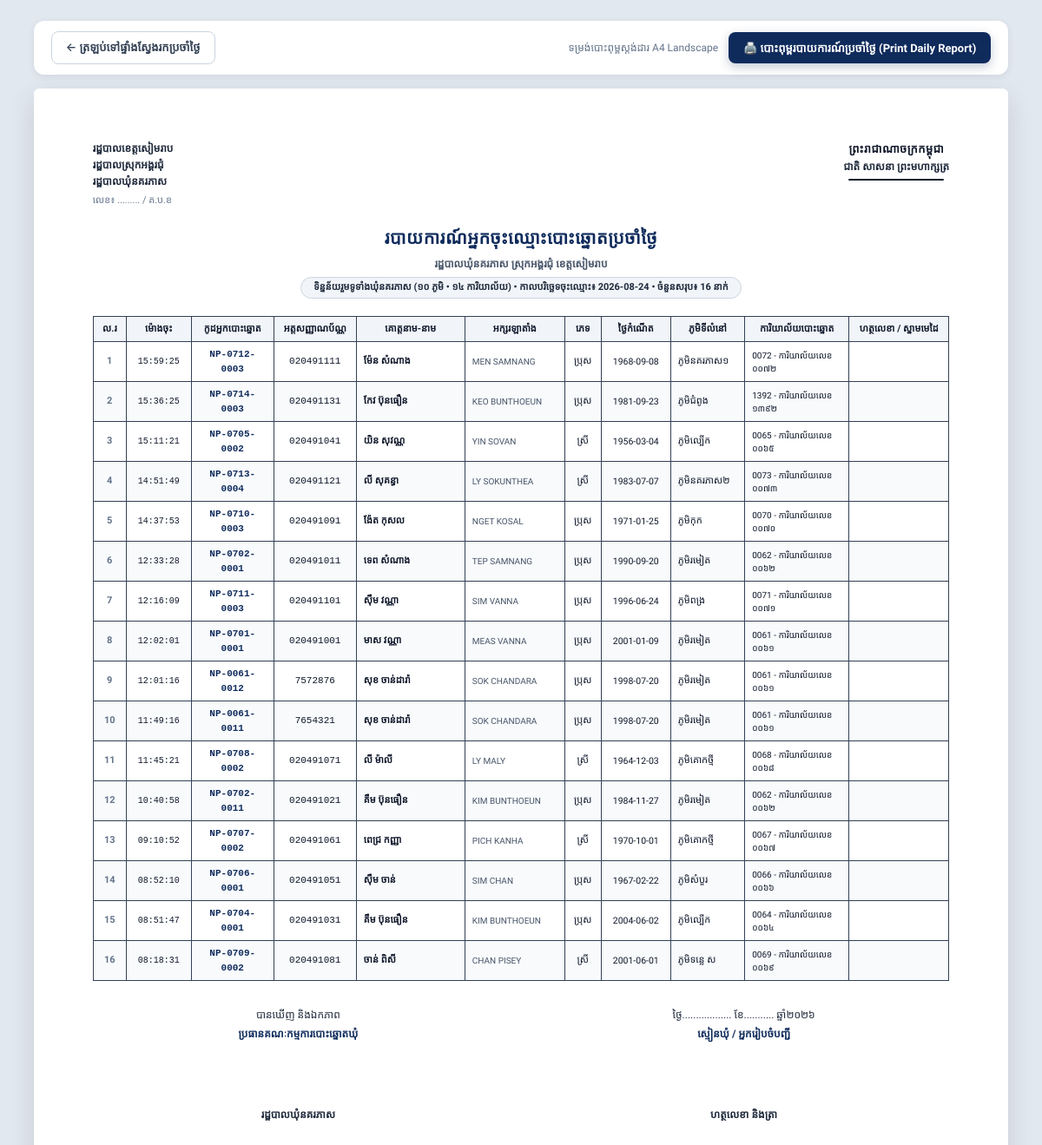
/reports/daily/print?date=2026-08-24 (signed in), run on an earlier commit of the app's database.
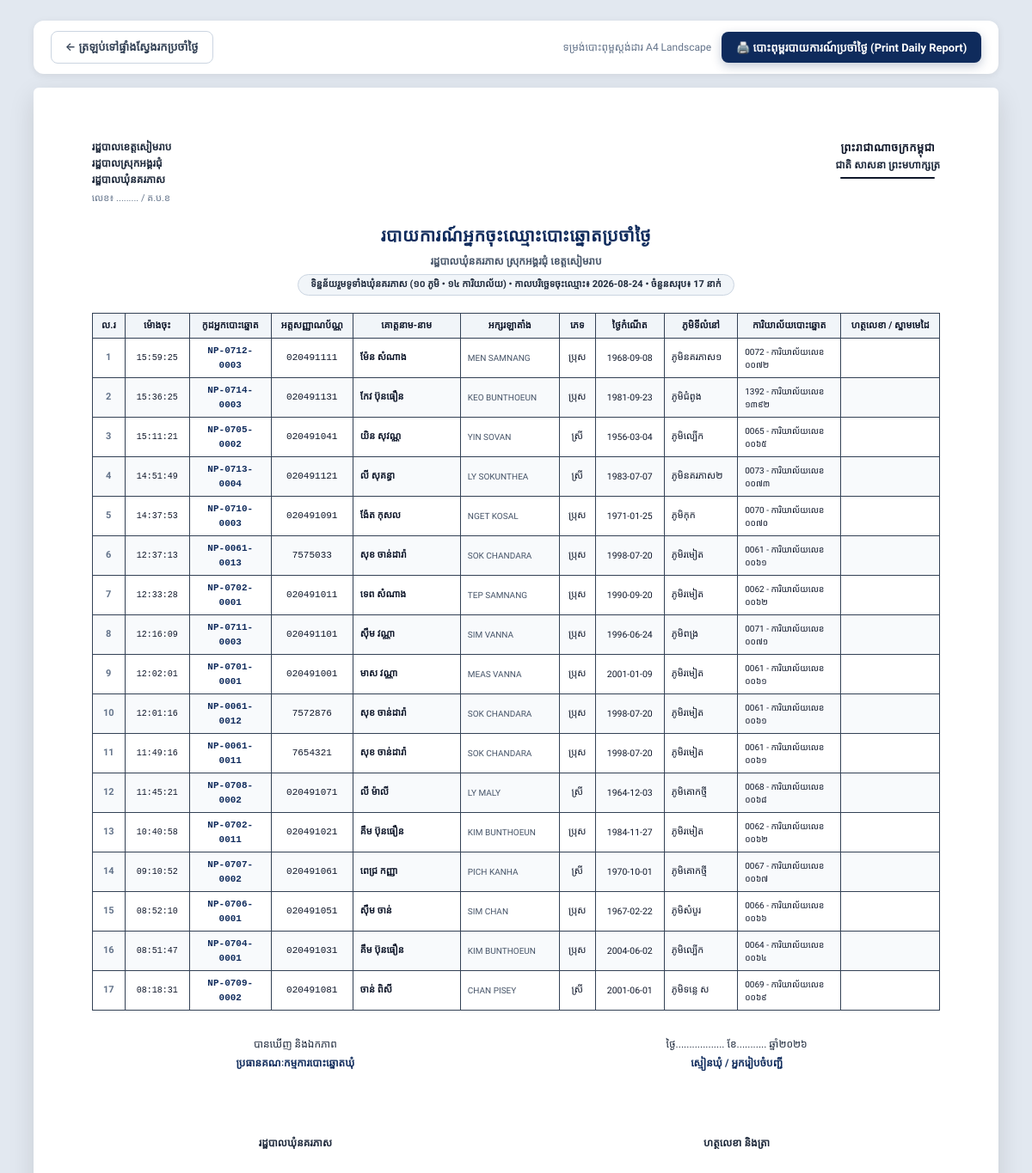
And on a later commit of the database.
### app/models.py (models this page shows, shortened)
class Voter(Base):
    __tablename__ = "voters"
    id = Column(Integer, primary_key=True, index=True)
    voter_code = Column(String(50), unique=True, index=True, nullable=False) # e.g. NP-0701-0001
    list_no = Column(Integer, nullable=False)                                # 1, 2, 3 in station
    national_id = Column(String(50), unique=True, index=True, nullable=False) # 9 or 10 digit Khmer ID card
    name_kh = Column(String(100), nullable=False)                            # ឈ្មោះខ្មែរ (e.g. ស៊ឹម ចាន់ថន)
    name_en = Column(String(100), nullable=False)                            # ឈ្មោះឡាតាំង (e.g. SIM CHANTHORN)
    gender = Column(String(20), nullable=False)                              # ប្រុស / ស្រី
    dob = Column(String(50), nullable=False)                                 # 1990-04-15 or 1990
    address = Column(String(255), nullable=True)                             # ក្រុមទី...
    village_id = Column(Integer, ForeignKey("villages.id"), nullable=False)
    station_id = Column(Integer, ForeignKey("polling_stations.id"), nullable=False)
    status = Column(String(30), default="active")                            # active, moved, deceased, suspended
    photo_url = Column(String(255), nullable=True)                          # Profile photo path
    has_voted = Column(Boolean, default=False)
    voted_at = Column(DateTime, nullable=True)
    voted_by_user_id = Column(Integer, ForeignKey("users.id"), nullable=True)
    notes = Column(Text, nullable=True)
    created_at = Column(DateTime, default=datetime.datetime.utcnow)
    updated_at = Column(DateTime, default=datetime.datetime.utcnow, onupdate=datetime.datetime.utcnow)
    village = relationship("Village", back_populates="voters")
    station = relationship("PollingStation", back_populates="voters")
    voted_by_user = relationship("User", foreign_keys=[voted_by_user_id])

class Village(Base):
    __tablename__ = "villages"
    id = Column(Integer, primary_key=True, index=True)
    code = Column(String(20), unique=True, index=True, nullable=False) # e.g. V01 to V10
    name_kh = Column(String(100), nullable=False)                     # e.g. ភូមិរមៀត
    name_en = Column(String(100), nullable=False)                     # e.g. Romiet Village
    chief_name = Column(String(100), nullable=True)                  # e.g. លោក ឈុន វុទ្ធី
    chief_phone = Column(String(50), nullable=True)                  # e.g. 012 345 678
    total_households = Column(Integer, default=0)
    created_at = Column(DateTime, default=datetime.datetime.utcnow)
    stations = relationship("PollingStation", back_populates="village")
    voters = relationship("Voter", back_populates="village")
    users = relationship("User", back_populates="village")

class PollingStation(Base):
    __tablename__ = "polling_stations"
    id = Column(Integer, primary_key=True, index=True)
    code = Column(String(20), unique=True, index=True, nullable=False) # e.g. 0701 to 0714
    name = Column(String(150), nullable=False)                         # e.g. ការិយាល័យលេខ ០៧០១
    location = Column(String(200), nullable=False)                     # e.g. សាលាបឋមសិក្សារមៀត (បន្ទប់ទី១)
    capacity = Column(Integer, default=600)                            # Maximum capacity
    village_id = Column(Integer, ForeignKey("villages.id"), nullable=True)
    officer_name = Column(String(100), nullable=True)                  # Head of polling station
    officer_phone = Column(String(50), nullable=True)
    created_at = Column(DateTime, default=datetime.datetime.utcnow)
    village = relationship("Village", back_populates="stations")
    voters = relationship("Voter", back_populates="station")
    users = relationship("User", back_populates="station")

### app/routes/report_routes.py (the view)
@router.get("/reports/daily/print", response_class=HTMLResponse)
def print_daily_registrations(
    request: Request,
    date: str = Query(..., description="Date YYYY-MM-DD"),
    village_id: str = Query("", description="Village ID"),
    station_id: str = Query("", description="Station ID"),
    db: Session = Depends(get_db)
):
    current_user = get_current_user_optional(request, db)
    if not current_user:
        return RedirectResponse(url="/login", status_code=302)
    query = db.query(Voter).filter(func.date(Voter.created_at) == date)
    village = None
    station = None
    if village_id and village_id.isdigit():
        village = db.query(Village).filter(Village.id == int(village_id)).first()
        if village:
            query = query.filter(Voter.village_id == int(village_id))
    if station_id and station_id.isdigit():
        station = db.query(PollingStation).filter(PollingStation.id == int(station_id)).first()
        if station:
            query = query.filter(Voter.station_id == int(station_id))
    voters = query.order_by(Voter.created_at.desc(), Voter.list_no.asc()).all()
    return templates.TemplateResponse(request=request, name="reports/daily_print.html", context={
        "current_user": current_user,
        "selected_date": date,
        "voters": voters,
        "village": village,
        "station": station,
        "now": datetime.datetime.now()
    })

### app/templates/reports/daily_print.html (shortened to what this page needs)
<!DOCTYPE html>
<html lang="km">
<head>
    <link rel="stylesheet" href="/static/css/style.css?v=4.0">
    <link rel="stylesheet" href="/static/css/print.css?v=4.0" media="print">
</head>
<body>
    <div class="print-toolbar">
        <a href="/reports/daily?date={{ selected_date }}" class="btn btn-outline">
            ← ត្រឡប់ទៅផ្ទាំងស្វែងរកប្រចាំថ្ងៃ
        </a>
        <div style="display: flex; align-items: center; gap: 12px;">
            <span style="font-size: 12px; color: #64748b;">ទម្រង់បោះពុម្ពស្តង់ដារ A4 Landscape</span>
            <button onclick="window.print()" class="btn btn-primary">
                🖨️ បោះពុម្ពរបាយការណ៍ប្រចាំថ្ងៃ (Print Daily Report)
            </button>
        </div>
    </div>
    <div class="sheet">
        <div class="doc-header">
            <div class="doc-header-left">
                <div>រដ្ឋបាលខេត្តសៀមរាប</div>
                <div>រដ្ឋបាលស្រុកអង្គរជុំ</div>
                <div>រដ្ឋបាលឃុំនគរភាស</div>
                <div style="font-size: 11px; font-weight: normal; color: #64748b; margin-top: 2px;">លេខ៖ ......... / គ.ប.ខ</div>
            </div>
            <div class="doc-header-right">
                <h3>ព្រះរាជាណាចក្រកម្ពុជា</h3>
                <p>ជាតិ សាសនា ព្រះមហាក្សត្រ</p>
                <div class="header-decor"></div>
            </div>
        </div>
        <div class="doc-title-block">
            <h1 class="doc-title">របាយការណ៍អ្នកចុះឈ្មោះបោះឆ្នោតប្រចាំថ្ងៃ</h1>
            <p class="doc-subtitle">
                រដ្ឋបាលឃុំនគរភាស ស្រុកអង្គរជុំ ខេត្តសៀមរាប
            </p>
            <div class="doc-badge-info">
                {% if station %}
                    {{ station.name }} (កូដ៖ {{ station.code }})
                {% elif village %}
                    ភូមិ {{ village.name_kh }} (កូដ៖ {{ village.code }})
                {% else %}
                    ទិន្នន័យរួមទូទាំងឃុំនគរភាស (១០ ភូមិ • ១៤ ការិយាល័យ)
                {% endif %}
                • <strong>កាលបរិច្ឆេទចុះឈ្មោះ៖ {{ selected_date }}</strong> • ចំនួនសរុប៖ <strong>{{ voters|length }} នាក់</strong>
            </div>
        </div>
        <table class="official-table">
            <thead>
                <tr>
                    <th style="width: 38px;">ល.រ</th>
                    <th style="width: 75px;">ម៉ោងចុះ</th>
                    <th style="width: 95px;">កូដអ្នកបោះឆ្នោត</th>
                    <th style="width: 95px;">អត្តសញ្ញាណប័ណ្ណ</th>
                    <th style="width: 125px;">គោត្តនាម-នាម</th>
                    <th style="width: 115px;">អក្សរឡាតាំង</th>
                    <th style="width: 42px;">ភេទ</th>
                    <th style="width: 80px;">ថ្ងៃកំណើត</th>
                    <th>ភូមិទីលំនៅ</th>
                    <th style="width: 120px;">ការិយាល័យបោះឆ្នោត</th>
                    <th style="width: 115px;">ហត្ថលេខា / ស្នាមមេដៃ</th>
                </tr>
            </thead>
            <tbody>
                {% if voters %}
                    {% for v in voters %}
                    <tr>
                        <td style="text-align: center; font-weight: bold; color: #64748b;">{{ loop.index }}</td>
                        <td style="font-family: monospace; text-align: center; font-size: 10px;">{{ v.created_at.strftime('%H:%M:%S') if v.created_at else '' }}</td>
                        <td style="font-family: monospace; font-weight: bold; text-align: center; color: #0f2b5c;">{{ v.voter_code }}</td>
                        <td style="font-family: monospace; text-align: center;">{{ v.national_id }}</td>
                        <td style="font-weight: bold; color: #0f172a;">{{ v.name_kh }}</td>
                        <td style="text-transform: uppercase; font-size: 10px; color: #475569;">{{ v.name_en }}</td>
                        <td style="text-align: center;">{{ v.gender }}</td>
                        <td style="text-align: center; font-size: 10.5px;">{{ v.dob }}</td>
                        <td>{{ v.village.name_kh if v.village else '' }}</td>
                        <td style="font-size: 10px;">{{ v.station.code if v.station else '' }} - {{ v.station.name if v.station else '' }}</td>
                        <td></td>
                    </tr>
                    {% endfor %}
                {% else %}
                    <tr>
                        <td colspan="11" style="text-align: center; padding: 25px; color: #64748b;">
                            មិនមានទិន្នន័យអ្នកចុះឈ្មោះក្នុងថ្ងៃទី {{ selected_date }} នេះឡើយ
                        </td>
                    </tr>
                {% endif %}
            </tbody>
        </table>
        <div class="signature-grid">
            <div class="signature-box">
                <p>បានឃើញ និងឯកភាព</p>
                <p class="signature-title">ប្រធានគណៈកម្មការបោះឆ្នោតឃុំ</p>
                <div class="signature-space"></div>
                <p style="font-weight: bold;">រដ្ឋបាលឃុំនគរភាស</p>
            </div>
            <div class="signature-box">
                <p>ថ្ងៃ.................. ខែ........... ឆ្នាំ២០២៦</p>
                <p class="signature-title">ស្មៀនឃុំ / អ្នករៀបចំបញ្ជី</p>
                <div class="signature-space"></div>
                <p style="font-weight: bold;">ហត្ថលេខា និងត្រា</p>
            </div>
        </div>
    </div>
</body>
</html>

### app/static/css/style.css (style rules this page uses)
:root { --font-body: 'Kantumruy Pro', 'Siemreap', 'Battambang', 'Outfit', system-ui, -apple-system, sans-serif; --font-heading: 'Kantumruy Pro', 'Siemreap', 'Battambang', sans-serif; --font-khmer-title: 'Moul', cursive; --font-khmer-bold: 'Kantumruy Pro', 'Battambang', sans-serif; --color-primary: #0f2b5c; --color-primary-light: #1e3a8a; --color-primary-dark: #0a1c3d; --color-accent: #d4af37; --color-accent-hover: #b89628; --color-success: #10b981; --color-success-bg: #ecfdf5; --color-warning: #f59e0b; --color-warning-bg: #fffbeb; --color-danger: #ef4444; --color-danger-bg: #fef2f2; --color-info: #3b82f6; --color-info-bg: #eff6ff; --bg-main: #f8fafc; --bg-card: #ffffff; --border-color: #e2e8f0; --text-main: #1e293b; --text-muted: #64748b; --shadow-sm: 0 1px 2px 0 rgb(0 0 0 / 0.05); --shadow-md: 0 4px 6px -1px rgb(0 0 0 / 0.1), 0 2px 4px -2px rgb(0 0 0 / 0.1); --shadow-lg: 0 10px 15px -3px rgb(0 0 0 / 0.1), 0 4px 6px -4px rgb(0 0 0 / 0.1); --shadow-xl: 0 20px 25px -5px rgb(0 0 0 / 0.1), 0 8px 10px -6px rgb(0 0 0 / 0.1); --radius-md: 12px; --radius-lg: 16px; --radius-xl: 24px; }
* { margin: 0; padding: 0; box-sizing: border-box; }
html { height: 100%; width: 100%; }
body { font-family: var(--font-body); background-color: var(--bg-main); color: var(--text-main); min-height: 100%; width: 100%; margin: 0; padding: 0; line-height: 1.65; -webkit-font-smoothing: antialiased; -moz-osx-font-smoothing: grayscale; text-rendering: optimizeLegibility; }
.btn { display: inline-flex; align-items: center; justify-content: center; gap: 8px; padding: 9px 18px; font-size: 0.925rem; font-weight: 600; font-family: var(--font-body); border-radius: var(--radius-md); cursor: pointer; transition: all 0.2s cubic-bezier(0.4, 0, 0.2, 1); border: 1px solid transparent; text-decoration: none; }
.btn-primary { background: linear-gradient(135deg, #0f2b5c 0%, #1e3a8a 100%); color: white; box-shadow: 0 4px 12px rgba(15, 43, 92, 0.25); }
.btn-outline { background: transparent; border-color: var(--border-color); color: var(--text-main); }

What changed in the data, as far as the page shows it:
added Voter: created_at "12:37:13", voter_code "NP-0061-0013", national_id "7575033", name_kh "សុខ ចាន់ដារ៉ា", name_en "SOK CHANDARA", gender "ប្រុស", dob "1998-07-20", village "ភូមិរមៀត", station "0061", station "ការិយាល័យលេខ ០០៦១"
Also different on the page:
{{ voters|length }}: "16" → "17"
